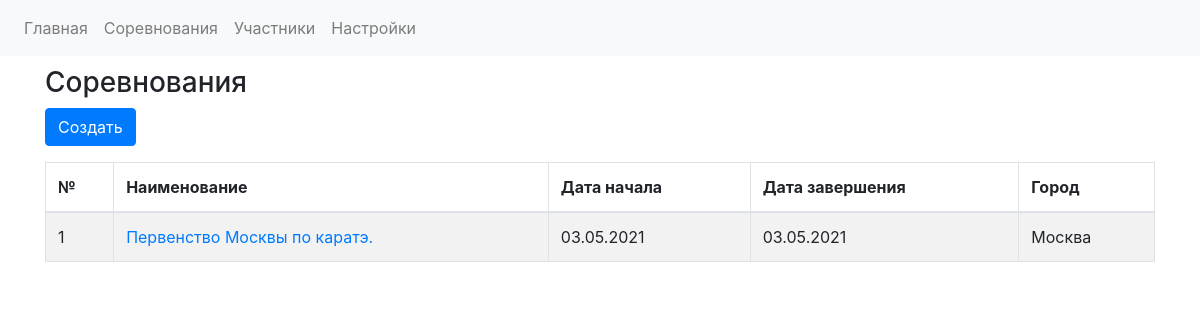
The page /competitions on the database as committed earlier.
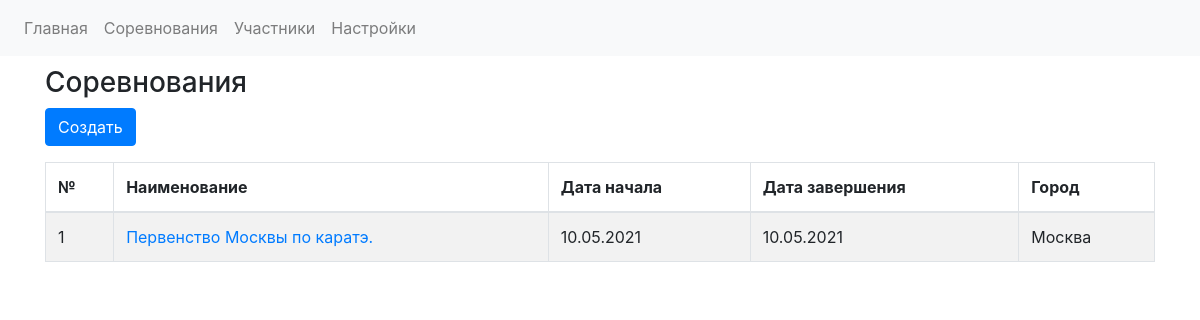
The same page on the database as committed later.
### app.py (models this page shows)
class CompetitionsDB(db.Model):
    competition_id = db.Column(db.Integer, primary_key=True)
    competition_name = db.Column(db.String)
    competition_date_start = db.Column(db.Date, default=datetime.utcnow)
    competition_date_finish = db.Column(db.Date, default=datetime.utcnow)
    competition_city = db.Column(db.String)
    competition_fights = db.relationship('FightsDB', backref='competition', lazy='dynamic')
    registrations = db.relationship('RegistrationDB', backref='competition')

### app.py (the view)
@app.route('/competitions')
def competitions():
    competitions_data = CompetitionsDB.query.all()
    return render_template('competitions.html', competitions_data = competitions_data)

### templates/competitions.html (shortened to what this page needs)
{% extends "base.html" %}
{% block head %}
<link rel="stylesheet" type="text/css" href="https://cdnjs.cloudflare.com/ajax/libs/twitter-bootstrap/4.5.2/css/bootstrap.css">
<link rel="stylesheet" type="text/css" href="https://cdn.datatables.net/1.10.24/css/dataTables.bootstrap4.min.css">
{% endblock %}
{% block content %}
<div class="container" style="margin-top: 10px">
<h3>Соревнования</h3>
<button type="button" class="btn btn-primary" id="create_competition_button">Создать</button>
<table id="competitions_table" class="table table-striped table-bordered" style="width:100%">
        <thead>
            <tr>
                <th>№</th>
                <th>Наименование</th>
                <th>Дата начала</th>
                <th>Дата завершения</th>
                <th>Город</th>
            </tr>
        </thead>
        <tbody>
        {% for competition_row in competitions_data %}
            <tr>
                <td>{{ competition_row.competition_id }}</td>
                <td>
                    <a href="{{url_for('competition_view', competition_id = competition_row.competition_id)}}">
                          {{ competition_row.competition_name }}
                    </a>
                </td>
                <td>{{ competition_row.competition_date_start.strftime('%d.%m.%Y') }}</td>
                <td>{{ competition_row.competition_date_finish.strftime('%d.%m.%Y')}}</td>
                <td>{{ competition_row.competition_city}}</td>
            </tr>
        {% endfor %}
    </table>
</div>
{% endblock %}

Rows that differ between the two databases and show on the page:
changed CompetitionsDB "Первенство Москвы по каратэ.": competition_date_start "03.05.2021" → "10.05.2021"; competition_date_finish "03.05.2021" → "10.05.2021"
